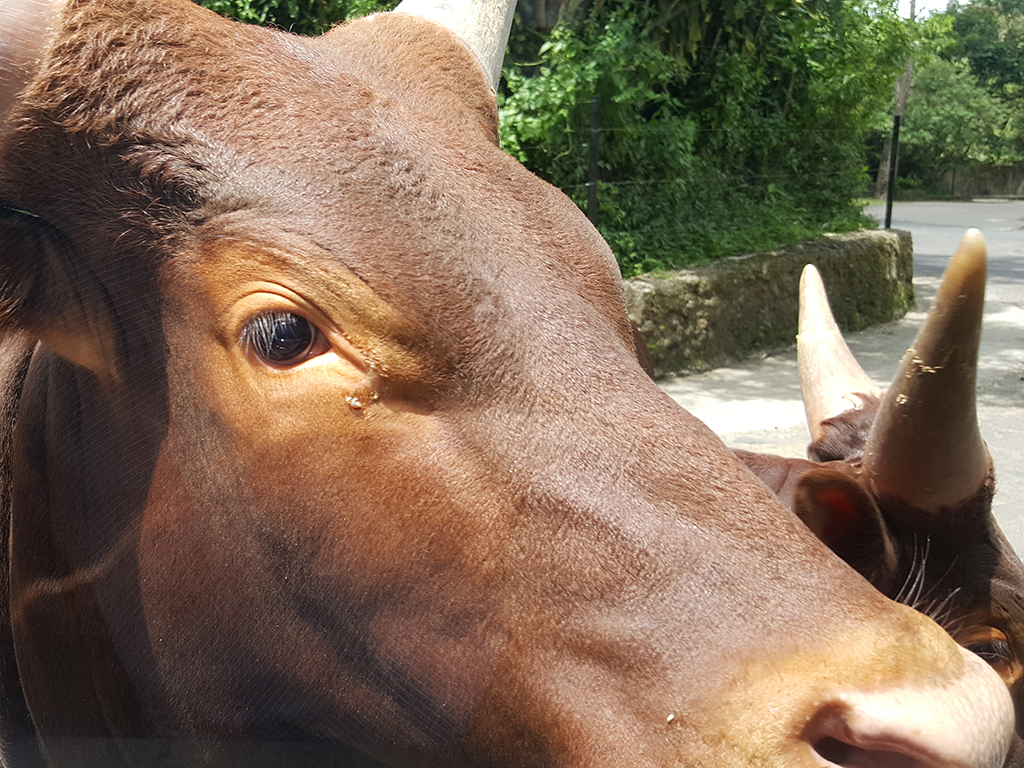
#> input picture images/ani1.jpg, 1024 x 768 px
$ python find_connected_components.py --image ../images/ani1.jpg
#> lines starting #> are read from the running program, lines starting #| are printed output that depends on the picture; after the words box and inside, x2 and y2 are one past the last pixel; in counts of white or black regions, pixels touching at a corner belong together
# 필요한 패키지를 import함
from __future__ import print_function
import argparse
import cv2
import numpy as np
from matplotlib import pyplot as plt

def findConnectedComponents(img, conn=8):
	# 타원형의 구조적 요소 생성
	kernel = cv2.getStructuringElement(cv2.MORPH_ELLIPSE, (3, 3))

	# 2번 반복하여 침식 연산과 팽창 연산을 순차적으로 적용
	img = cv2.erode(img, kernel, iterations = 2)
	img = cv2.dilate(img, kernel, iterations = 2)

	# 연결요소 생성
	# 0번 레이블은 배경에 해당하고 객체들은 1번 레이블부터 할당
	num, labels = cv2.connectedComponents(img, connectivity = conn)
	print("Total number of components: ", num-1)

	# 연결요소의 라벨을 HSV 칼라공간의 색상(H)으로 변환
	hue = np.uint8(179*labels/np.max(labels))

	# hue 배열과 동일한 크기를 가지며 255로 채워진 배열 생성
	new_ch = 255*np.ones_like(hue)

	# HSV 칼라 영상 생성 (채도와 명도는 최대값으로 설정)
	labeled_img = cv2.merge([hue, new_ch, new_ch])

	# 화면 표시를 위해 HSV 칼라공간을 BGR 칼라공간의 변환
	labeled_img = cv2.cvtColor(labeled_img, cv2.COLOR_HSV2RGB)

	# 배경 라벨(0)에 해당하는 픽셀은 검은색으로 설정
	labeled_img[hue==0] = [0, 0, 0]

	return labeled_img, labels

if __name__ == "__main__" :
	# 명령행 인자 처리
	ap = argparse.ArgumentParser()
	ap.add_argument('-i', '--image', required = True, \
			help = 'Path to the input image')
	args = vars(ap.parse_args())

	filename = args['image']

	# OpenCV를 사용하여 영상 데이터 로딩
	image = cv2.imread(filename)
#> image is the input picture: shape (768, 1024, 3); mean B, G, R 87.3, 107.5, 128.3

	# Grayscale 영상으로 변환한 후
	# 가우시안 평활화 및 임계화 수행
	gray = cv2.cvtColor(image, cv2.COLOR_BGR2GRAY)
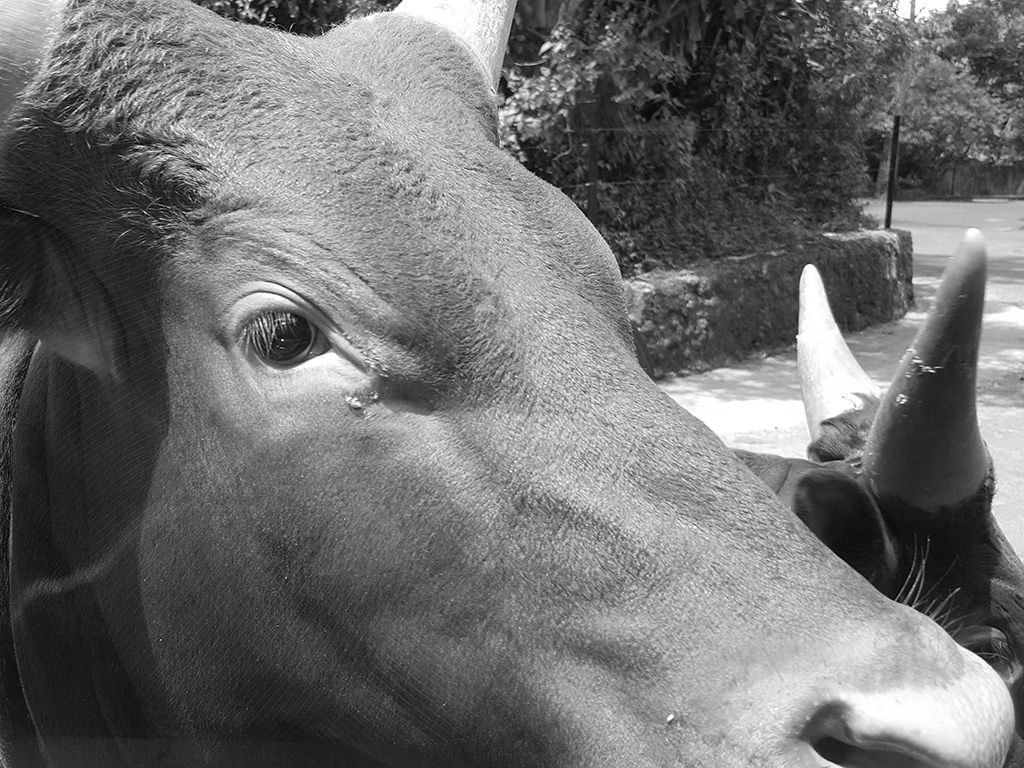
#> gray: shape (768, 1024); min 0, max 255, mean 111.4
	gray = cv2.GaussianBlur(gray, (3, 3), 0)
	th, binary = cv2.threshold(gray, 0, 255, \
		 cv2.THRESH_BINARY + cv2.THRESH_OTSU)
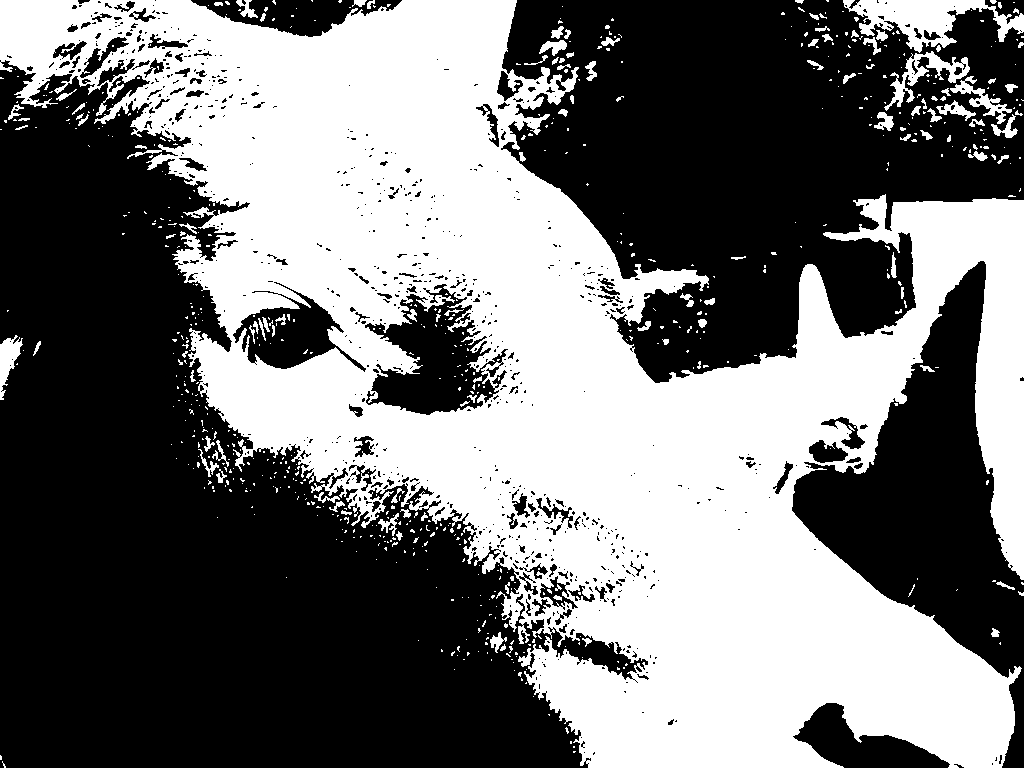
#> binary: shape (768, 1024); 45.4% white; 702 white regions (588 under 20 px), largest, box (x1, y1, x2, y2) and area: (0, 0, 1024, 768) 341095, (843, 0, 1024, 53) 4211, (884, 51, 970, 111) 1351
#> th = 116

	# 연결요소 생성
	labeled_img, labels = findConnectedComponents(binary)
#> in findConnectedComponents, `img = cv2.erode(img, kernel, iterations = 2)`: img: shape (768, 1024); 38.8% white; 291 white regions (233 under 20 px), largest, box (x1, y1, x2, y2) and area: (0, 0, 1024, 768) 297759, (854, 0, 985, 51) 2536, (0, 340, 21, 386) 460
#> in findConnectedComponents, `img = cv2.dilate(img, kernel, iterations = 2)`: img: shape (768, 1024); 43.4% white; 155 white regions (59 under 20 px), largest, box (x1, y1, x2, y2) and area: (0, 0, 1024, 768) 327523, (852, 0, 987, 53) 3415, (513, 67, 565, 110) 1037
#> in findConnectedComponents, `num, labels = cv2.connectedComponents(img, connectivity = conn)`:
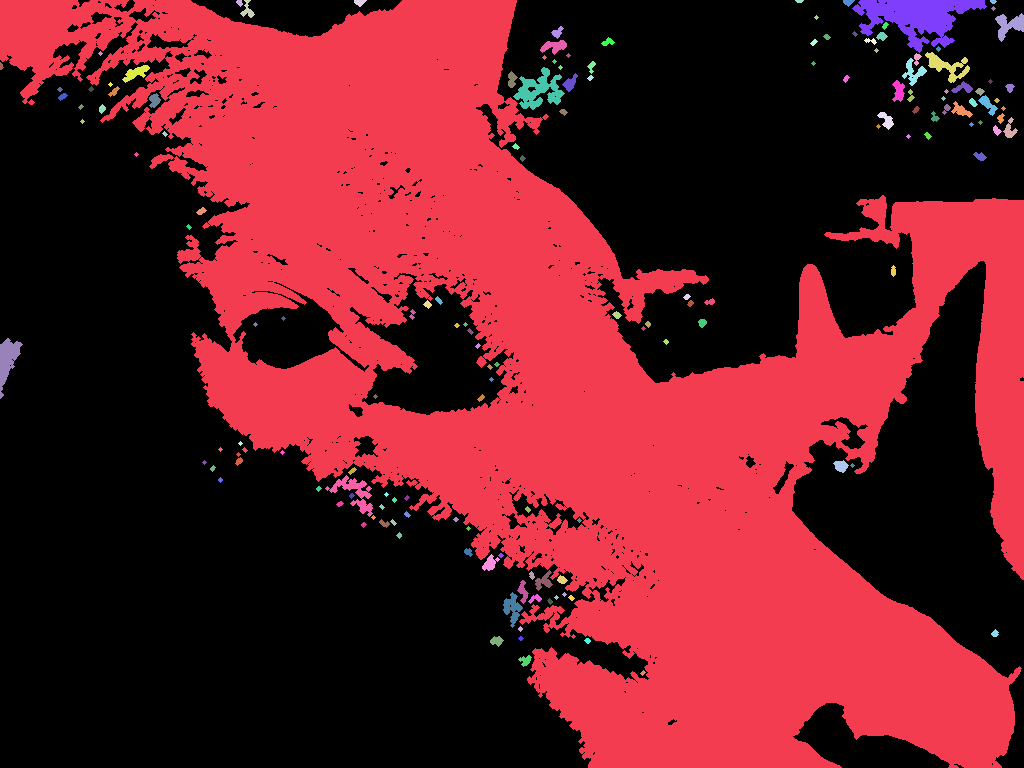
#> labels: shape (768, 1024) int32; 156 distinct labels, from 0 to 155; one colour per label, 0 black
#> in findConnectedComponents, `num, labels = cv2.connectedComponents(img, connectivity = conn)`: num = 156
#| Total number of components:  155
#> in findConnectedComponents, `hue = np.uint8(179*labels/np.max(labels))`:
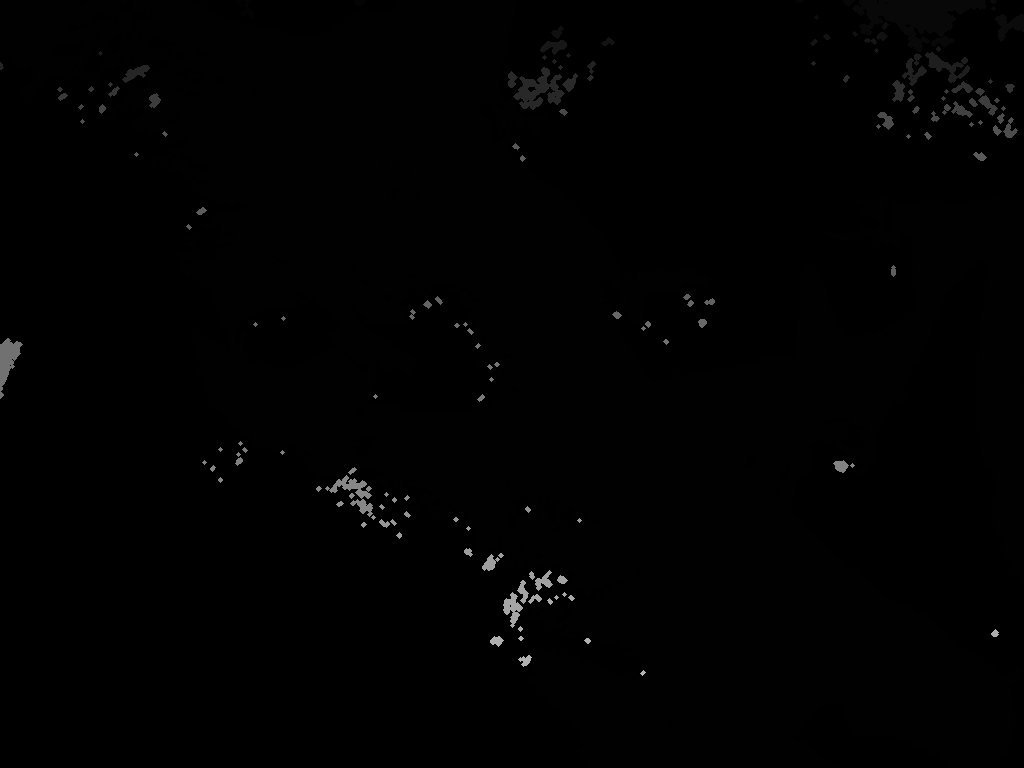
#> hue: shape (768, 1024); min 0, max 179, mean 1.5
#> in findConnectedComponents, `labeled_img[hue==0] = [0, 0, 0]`:
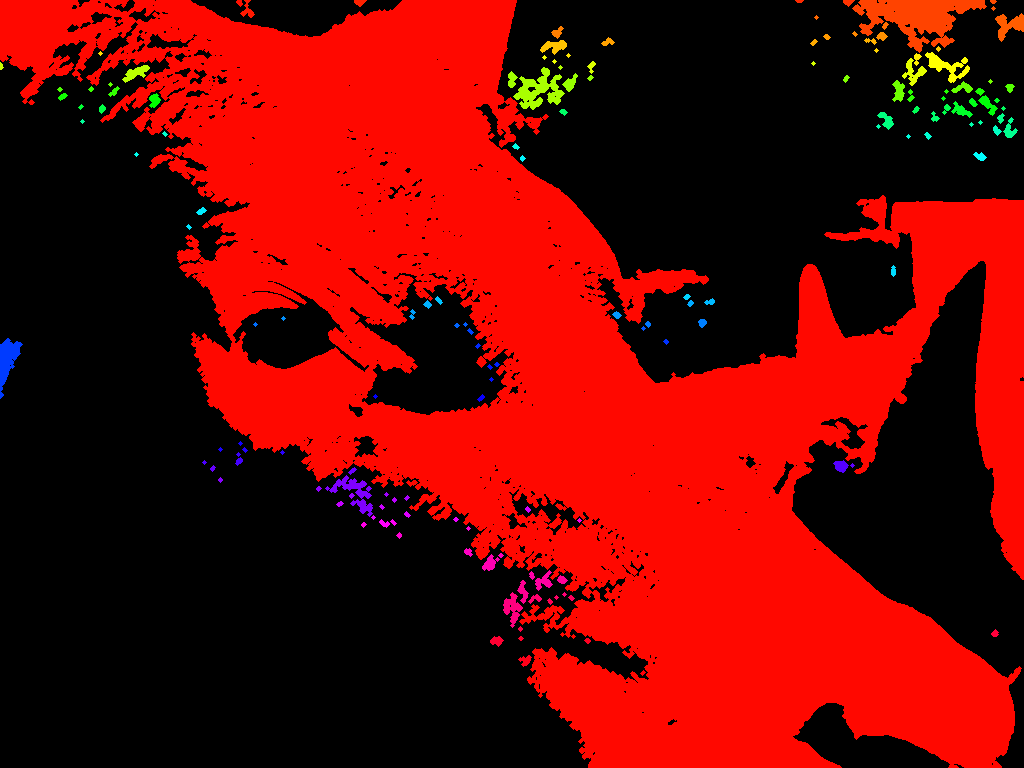
#> labeled_img: shape (768, 1024, 3); mean R, G, B 109.1, 5.5, 1.3

	# 1번 라벨의 연결요소만을 포함하는 영상 생성
	new_img = np.zeros_like(labels, dtype="uint8")
	new_img[labels==1] = 255

	# 결과 영상 출력
	image = cv2.cvtColor(image, cv2.COLOR_BGR2RGB)
	plt.subplot(1, 3, 1), plt.imshow(image)
	plt.title('image'), plt.xticks([]), plt.yticks([])
	plt.subplot(1, 3, 2), plt.imshow(labeled_img)
	plt.title('labeled image'), plt.xticks([]), plt.yticks([])
	plt.subplot(1, 3, 3), plt.imshow(new_img, 'gray')
	plt.title('1st label image'), plt.xticks([]), plt.yticks([])
	plt.show()
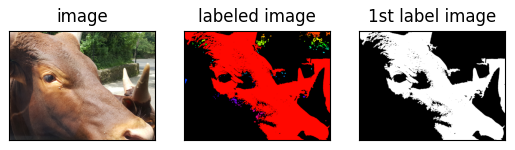
#> figure drawn by matplotlib, 3 panels

$ run again, on images/ani3.jpg
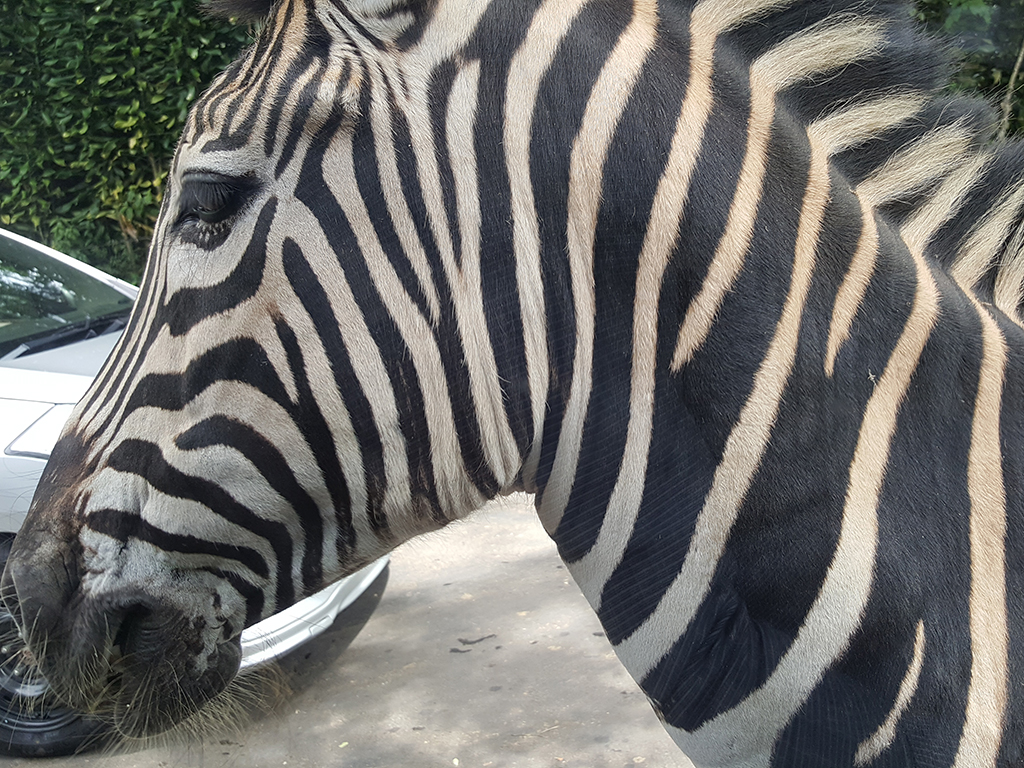
#> input picture images/ani3.jpg, 1024 x 768 px
#> image is the input picture: shape (768, 1024, 3); mean B, G, R 108.6, 111.4, 111.8
#> `th, binary = cv2.threshold(gray, 0, 255, \ cv2.THRESH_BINARY + cv2.THR..`:
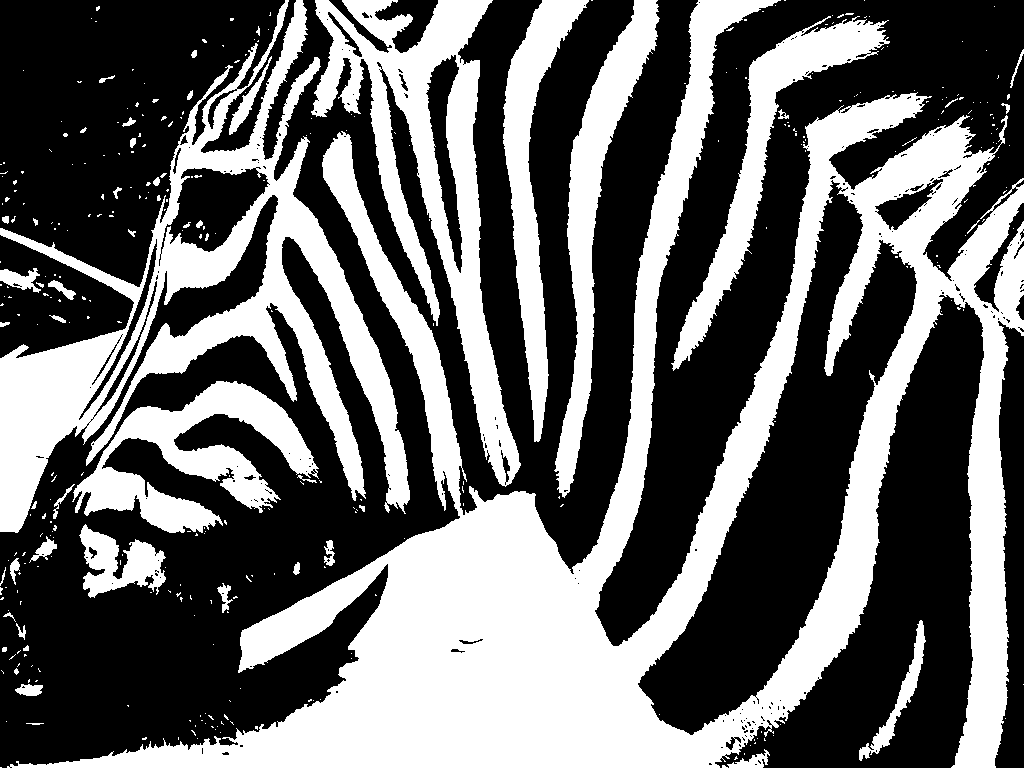
#> binary: shape (768, 1024); 40.5% white; 360 white regions (307 under 20 px), largest, box (x1, y1, x2, y2) and area: (7, 0, 1024, 768) 177387, (0, 0, 410, 533) 51284, (311, 0, 521, 487) 28348
#> th = 122
#> labels: shape (768, 1024) int32; 55 distinct labels, from 0 to 54
#> num = 55
#| Total number of components:  54
#> `plt.show()`:
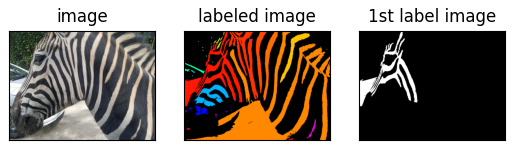
#> figure drawn by matplotlib, 3 panels

$ run again, on images/cable_roi1.jpg
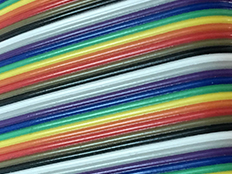
#> input picture images/cable_roi1.jpg, 232 x 174 px
#> image is the input picture: shape (174, 232, 3); mean B, G, R 119.7, 125.1, 120.9
#> `th, binary = cv2.threshold(gray, 0, 255, \ cv2.THRESH_BINARY + cv2.THR..`:
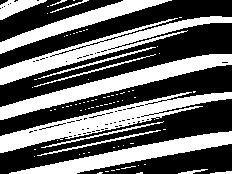
#> binary: shape (174, 232); 41.6% white; 82 white regions (68 under 20 px), largest, box (x1, y1, x2, y2) and area: (0, 92, 232, 153) 3679, (0, 54, 232, 120) 3332, (0, 16, 232, 85) 3188
#> th = 131
#> labels: shape (174, 232) int32; 11 distinct labels, from 0 to 10
#> num = 11
#| Total number of components:  10
#> `plt.show()`:
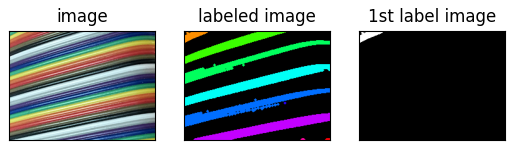
#> figure drawn by matplotlib, 3 panels
